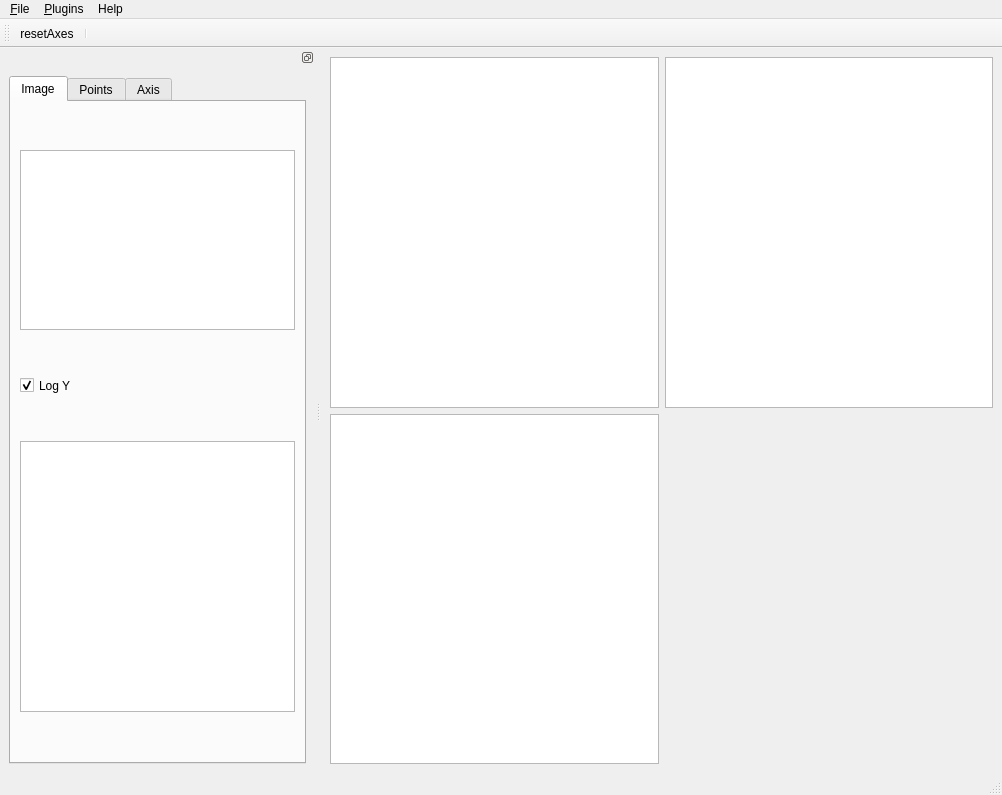
<?xml version="1.0" encoding="UTF-8"?>
<ui version="4.0">
 <class>lasagna_mainWindow</class>
 <widget class="QMainWindow" name="lasagna_mainWindow">
  <property name="geometry">
   <rect>
    <x>0</x>
    <y>0</y>
    <width>1002</width>
    <height>795</height>
   </rect>
  </property>
  <property name="sizePolicy">
   <sizepolicy hsizetype="Expanding" vsizetype="Expanding">
    <horstretch>0</horstretch>
    <verstretch>0</verstretch>
   </sizepolicy>
  </property>
  <property name="minimumSize">
   <size>
    <width>540</width>
    <height>540</height>
   </size>
  </property>
  <property name="windowTitle">
   <string>MainWindow</string>
  </property>
  <property name="windowIcon">
   <iconset>
    <normalon>:/icons/icons/lasagna_32.png</normalon>
   </iconset>
  </property>
  <widget class="QWidget" name="centralwidget">
   <layout class="QGridLayout" name="gridLayout">
    <item row="0" column="0">
     <widget class="PlotWidget" name="graphicsView_1">
      <property name="sizePolicy">
       <sizepolicy hsizetype="Ignored" vsizetype="Ignored">
        <horstretch>0</horstretch>
        <verstretch>0</verstretch>
       </sizepolicy>
      </property>
     </widget>
    </item>
    <item row="0" column="1">
     <widget class="PlotWidget" name="graphicsView_2">
      <property name="sizePolicy">
       <sizepolicy hsizetype="Ignored" vsizetype="Ignored">
        <horstretch>0</horstretch>
        <verstretch>0</verstretch>
       </sizepolicy>
      </property>
     </widget>
    </item>
    <item row="1" column="0">
     <widget class="PlotWidget" name="graphicsView_3">
      <property name="sizePolicy">
       <sizepolicy hsizetype="Ignored" vsizetype="Ignored">
        <horstretch>0</horstretch>
        <verstretch>0</verstretch>
       </sizepolicy>
      </property>
     </widget>
    </item>
   </layout>
  </widget>
  <widget class="QMenuBar" name="menuBar">
   <property name="geometry">
    <rect>
     <x>0</x>
     <y>0</y>
     <width>1002</width>
     <height>21</height>
    </rect>
   </property>
   <widget class="QMenu" name="menuFile">
    <property name="title">
     <string>&amp;File</string>
    </property>
    <widget class="QMenu" name="menuOpen_recent">
     <property name="title">
      <string>&amp;Open recent</string>
     </property>
    </widget>
    <widget class="QMenu" name="menuLoad_ingredient">
     <property name="title">
      <string>&amp;Load ingredient</string>
     </property>
     <addaction name="actionOpen"/>
    </widget>
    <addaction name="menuLoad_ingredient"/>
    <addaction name="menuOpen_recent"/>
    <addaction name="actionQuit"/>
   </widget>
   <widget class="QMenu" name="menuHelp">
    <property name="title">
     <string>Help</string>
    </property>
    <addaction name="actionAbout"/>
   </widget>
   <widget class="QMenu" name="menuPlugins">
    <property name="title">
     <string>&amp;Plugins</string>
    </property>
   </widget>
   <addaction name="menuFile"/>
   <addaction name="menuPlugins"/>
   <addaction name="menuHelp"/>
  </widget>
  <widget class="QDockWidget" name="mainDockWidget">
   <property name="minimumSize">
    <size>
     <width>315</width>
     <height>557</height>
    </size>
   </property>
   <property name="features">
    <set>QDockWidget::DockWidgetFloatable|QDockWidget::DockWidgetMovable</set>
   </property>
   <attribute name="dockWidgetArea">
    <number>1</number>
   </attribute>
   <widget class="QWidget" name="dockWidgetContents">
    <layout class="QVBoxLayout" name="verticalLayout_2">
     <item>
      <widget class="QTabWidget" name="tabWidget">
       <property name="currentIndex">
        <number>0</number>
       </property>
       <widget class="QWidget" name="imageSettingsTab">
        <attribute name="title">
         <string>Image</string>
        </attribute>
        <layout class="QVBoxLayout" name="verticalLayout_3">
         <item>
          <widget class="PlotWidget" name="intensityHistogram">
           <property name="sizePolicy">
            <sizepolicy hsizetype="Expanding" vsizetype="Fixed">
             <horstretch>0</horstretch>
             <verstretch>0</verstretch>
            </sizepolicy>
           </property>
           <property name="minimumSize">
            <size>
             <width>0</width>
             <height>180</height>
            </size>
           </property>
           <property name="maximumSize">
            <size>
             <width>16777215</width>
             <height>180</height>
            </size>
           </property>
          </widget>
         </item>
         <item>
          <widget class="QCheckBox" name="logYcheckBox">
           <property name="sizePolicy">
            <sizepolicy hsizetype="Fixed" vsizetype="Fixed">
             <horstretch>0</horstretch>
             <verstretch>0</verstretch>
            </sizepolicy>
           </property>
           <property name="maximumSize">
            <size>
             <width>16777215</width>
             <height>21</height>
            </size>
           </property>
           <property name="text">
            <string>Log Y</string>
           </property>
           <property name="checked">
            <bool>true</bool>
           </property>
          </widget>
         </item>
         <item>
          <widget class="QTreeView" name="imageStackLayers_TreeView">
           <property name="sizePolicy">
            <sizepolicy hsizetype="Expanding" vsizetype="Fixed">
             <horstretch>0</horstretch>
             <verstretch>0</verstretch>
            </sizepolicy>
           </property>
           <property name="minimumSize">
            <size>
             <width>0</width>
             <height>271</height>
            </size>
           </property>
           <property name="rootIsDecorated">
            <bool>false</bool>
           </property>
          </widget>
         </item>
        </layout>
       </widget>
       <widget class="QWidget" name="pointsSettingsTab">
        <attribute name="title">
         <string>Points</string>
        </attribute>
        <layout class="QVBoxLayout" name="verticalLayout_4">
         <item>
          <widget class="QTreeView" name="points_TreeView">
           <property name="sizePolicy">
            <sizepolicy hsizetype="Expanding" vsizetype="Fixed">
             <horstretch>0</horstretch>
             <verstretch>0</verstretch>
            </sizepolicy>
           </property>
           <property name="minimumSize">
            <size>
             <width>0</width>
             <height>281</height>
            </size>
           </property>
           <property name="maximumSize">
            <size>
             <width>16777215</width>
             <height>330</height>
            </size>
           </property>
          </widget>
         </item>
         <item>
          <layout class="QHBoxLayout" name="horizontalLayout_4">
           <item>
            <widget class="QLabel" name="labelMarker">
             <property name="sizePolicy">
              <sizepolicy hsizetype="Fixed" vsizetype="Fixed">
               <horstretch>0</horstretch>
               <verstretch>0</verstretch>
              </sizepolicy>
             </property>
             <property name="maximumSize">
              <size>
               <width>42</width>
               <height>24</height>
              </size>
             </property>
             <property name="text">
              <string>Marker</string>
             </property>
            </widget>
           </item>
           <item>
            <widget class="QComboBox" name="marker_comboBox">
             <property name="sizePolicy">
              <sizepolicy hsizetype="Fixed" vsizetype="Fixed">
               <horstretch>0</horstretch>
               <verstretch>0</verstretch>
              </sizepolicy>
             </property>
             <property name="maximumSize">
              <size>
               <width>85</width>
               <height>24</height>
              </size>
             </property>
            </widget>
           </item>
          </layout>
         </item>
         <item>
          <widget class="QGroupBox" name="groupBoxAxisRatio_2">
           <property name="sizePolicy">
            <sizepolicy hsizetype="Fixed" vsizetype="Fixed">
             <horstretch>0</horstretch>
             <verstretch>0</verstretch>
            </sizepolicy>
           </property>
           <property name="minimumSize">
            <size>
             <width>131</width>
             <height>131</height>
            </size>
           </property>
           <property name="maximumSize">
            <size>
             <width>131</width>
             <height>16777215</height>
            </size>
           </property>
           <property name="title">
            <string>z-spread</string>
           </property>
           <widget class="QWidget" name="layoutWidget">
            <property name="geometry">
             <rect>
              <x>11</x>
              <y>30</y>
              <width>106</width>
              <height>25</height>
             </rect>
            </property>
            <layout class="QHBoxLayout" name="horizontalLayout_5">
             <item>
              <widget class="QLabel" name="axisRatioLabel_4">
               <property name="sizePolicy">
                <sizepolicy hsizetype="Fixed" vsizetype="Fixed">
                 <horstretch>0</horstretch>
                 <verstretch>0</verstretch>
                </sizepolicy>
               </property>
               <property name="minimumSize">
                <size>
                 <width>45</width>
                 <height>16</height>
                </size>
               </property>
               <property name="maximumSize">
                <size>
                 <width>45</width>
                 <height>16</height>
                </size>
               </property>
               <property name="layoutDirection">
                <enum>Qt::LeftToRight</enum>
               </property>
               <property name="text">
                <string>View 1</string>
               </property>
               <property name="alignment">
                <set>Qt::AlignRight|Qt::AlignTrailing|Qt::AlignVCenter</set>
               </property>
              </widget>
             </item>
             <item>
              <widget class="QSpinBox" name="view1Z_spinBox">
               <property name="sizePolicy">
                <sizepolicy hsizetype="Fixed" vsizetype="Fixed">
                 <horstretch>0</horstretch>
                 <verstretch>0</verstretch>
                </sizepolicy>
               </property>
               <property name="minimum">
                <number>1</number>
               </property>
               <property name="maximum">
                <number>99</number>
               </property>
              </widget>
             </item>
            </layout>
           </widget>
           <widget class="QWidget" name="layoutWidget">
            <property name="geometry">
             <rect>
              <x>11</x>
              <y>60</y>
              <width>106</width>
              <height>25</height>
             </rect>
            </property>
            <layout class="QHBoxLayout" name="horizontalLayout_6">
             <item>
              <widget class="QLabel" name="axisRatioLabel_5">
               <property name="sizePolicy">
                <sizepolicy hsizetype="Fixed" vsizetype="Fixed">
                 <horstretch>0</horstretch>
                 <verstretch>0</verstretch>
                </sizepolicy>
               </property>
               <property name="minimumSize">
                <size>
                 <width>45</width>
                 <height>16</height>
                </size>
               </property>
               <property name="maximumSize">
                <size>
                 <width>45</width>
                 <height>16</height>
                </size>
               </property>
               <property name="text">
                <string>View 2</string>
               </property>
               <property name="alignment">
                <set>Qt::AlignRight|Qt::AlignTrailing|Qt::AlignVCenter</set>
               </property>
              </widget>
             </item>
             <item>
              <widget class="QSpinBox" name="view2Z_spinBox">
               <property name="minimum">
                <number>1</number>
               </property>
              </widget>
             </item>
            </layout>
           </widget>
           <widget class="QWidget" name="layoutWidget">
            <property name="geometry">
             <rect>
              <x>11</x>
              <y>90</y>
              <width>106</width>
              <height>25</height>
             </rect>
            </property>
            <layout class="QHBoxLayout" name="horizontalLayout_7">
             <item>
              <widget class="QLabel" name="axisRatioLabel_6">
               <property name="sizePolicy">
                <sizepolicy hsizetype="Fixed" vsizetype="Fixed">
                 <horstretch>0</horstretch>
                 <verstretch>0</verstretch>
                </sizepolicy>
               </property>
               <property name="minimumSize">
                <size>
                 <width>45</width>
                 <height>16</height>
                </size>
               </property>
               <property name="maximumSize">
                <size>
                 <width>45</width>
                 <height>16</height>
                </size>
               </property>
               <property name="text">
                <string>View 3</string>
               </property>
               <property name="alignment">
                <set>Qt::AlignRight|Qt::AlignTrailing|Qt::AlignVCenter</set>
               </property>
              </widget>
             </item>
             <item>
              <widget class="QSpinBox" name="view3Z_spinBox">
               <property name="minimum">
                <number>1</number>
               </property>
              </widget>
             </item>
            </layout>
           </widget>
          </widget>
         </item>
         <item>
          <spacer name="verticalSpacer">
           <property name="orientation">
            <enum>Qt::Vertical</enum>
           </property>
           <property name="sizeHint" stdset="0">
            <size>
             <width>20</width>
             <height>200</height>
            </size>
           </property>
          </spacer>
         </item>
        </layout>
       </widget>
       <widget class="QWidget" name="axisSetingsTab">
        <attribute name="title">
         <string>Axis</string>
        </attribute>
        <widget class="QGroupBox" name="groupBoxAxisRatio">
         <property name="geometry">
          <rect>
           <x>10</x>
           <y>10</y>
           <width>131</width>
           <height>121</height>
          </rect>
         </property>
         <property name="title">
          <string>Axis ratios</string>
         </property>
         <widget class="QWidget" name="layoutWidget">
          <property name="geometry">
           <rect>
            <x>10</x>
            <y>30</y>
            <width>110</width>
            <height>22</height>
           </rect>
          </property>
          <layout class="QHBoxLayout" name="horizontalLayout">
           <item>
            <widget class="QLabel" name="axisRatioLabel_1">
             <property name="sizePolicy">
              <sizepolicy hsizetype="Fixed" vsizetype="Fixed">
               <horstretch>0</horstretch>
               <verstretch>0</verstretch>
              </sizepolicy>
             </property>
             <property name="minimumSize">
              <size>
               <width>71</width>
               <height>16</height>
              </size>
             </property>
             <property name="maximumSize">
              <size>
               <width>71</width>
               <height>16</height>
              </size>
             </property>
             <property name="layoutDirection">
              <enum>Qt::LeftToRight</enum>
             </property>
             <property name="text">
              <string>View 1</string>
             </property>
             <property name="alignment">
              <set>Qt::AlignRight|Qt::AlignTrailing|Qt::AlignVCenter</set>
             </property>
            </widget>
           </item>
           <item>
            <widget class="QLineEdit" name="axisRatioLineEdit_1">
             <property name="sizePolicy">
              <sizepolicy hsizetype="Fixed" vsizetype="Fixed">
               <horstretch>0</horstretch>
               <verstretch>0</verstretch>
              </sizepolicy>
             </property>
             <property name="maximumSize">
              <size>
               <width>31</width>
               <height>20</height>
              </size>
             </property>
             <property name="inputMethodHints">
              <set>Qt::ImhPreferNumbers</set>
             </property>
             <property name="text">
              <string>1</string>
             </property>
            </widget>
           </item>
          </layout>
         </widget>
         <widget class="QWidget" name="layoutWidget">
          <property name="geometry">
           <rect>
            <x>10</x>
            <y>50</y>
            <width>110</width>
            <height>22</height>
           </rect>
          </property>
          <layout class="QHBoxLayout" name="horizontalLayout_2">
           <item>
            <widget class="QLabel" name="axisRatioLabel_2">
             <property name="sizePolicy">
              <sizepolicy hsizetype="Fixed" vsizetype="Fixed">
               <horstretch>0</horstretch>
               <verstretch>0</verstretch>
              </sizepolicy>
             </property>
             <property name="minimumSize">
              <size>
               <width>71</width>
               <height>16</height>
              </size>
             </property>
             <property name="maximumSize">
              <size>
               <width>71</width>
               <height>16</height>
              </size>
             </property>
             <property name="text">
              <string>View 2</string>
             </property>
             <property name="alignment">
              <set>Qt::AlignRight|Qt::AlignTrailing|Qt::AlignVCenter</set>
             </property>
            </widget>
           </item>
           <item>
            <widget class="QLineEdit" name="axisRatioLineEdit_2">
             <property name="sizePolicy">
              <sizepolicy hsizetype="Fixed" vsizetype="Fixed">
               <horstretch>0</horstretch>
               <verstretch>0</verstretch>
              </sizepolicy>
             </property>
             <property name="maximumSize">
              <size>
               <width>31</width>
               <height>20</height>
              </size>
             </property>
             <property name="inputMethodHints">
              <set>Qt::ImhPreferNumbers</set>
             </property>
             <property name="text">
              <string>2</string>
             </property>
            </widget>
           </item>
          </layout>
         </widget>
         <widget class="QWidget" name="layoutWidget">
          <property name="geometry">
           <rect>
            <x>10</x>
            <y>70</y>
            <width>110</width>
            <height>22</height>
           </rect>
          </property>
          <layout class="QHBoxLayout" name="horizontalLayout_3">
           <item>
            <widget class="QLabel" name="axisRatioLabel_3">
             <property name="sizePolicy">
              <sizepolicy hsizetype="Fixed" vsizetype="Fixed">
               <horstretch>0</horstretch>
               <verstretch>0</verstretch>
              </sizepolicy>
             </property>
             <property name="minimumSize">
              <size>
               <width>71</width>
               <height>16</height>
              </size>
             </property>
             <property name="maximumSize">
              <size>
               <width>71</width>
               <height>16</height>
              </size>
             </property>
             <property name="text">
              <string>View 3</string>
             </property>
             <property name="alignment">
              <set>Qt::AlignRight|Qt::AlignTrailing|Qt::AlignVCenter</set>
             </property>
            </widget>
           </item>
           <item>
            <widget class="QLineEdit" name="axisRatioLineEdit_3">
             <property name="sizePolicy">
              <sizepolicy hsizetype="Fixed" vsizetype="Fixed">
               <horstretch>0</horstretch>
               <verstretch>0</verstretch>
              </sizepolicy>
             </property>
             <property name="maximumSize">
              <size>
               <width>31</width>
               <height>20</height>
              </size>
             </property>
             <property name="inputMethodHints">
              <set>Qt::ImhPreferNumbers</set>
             </property>
             <property name="text">
              <string>0.5</string>
             </property>
            </widget>
           </item>
          </layout>
         </widget>
        </widget>
        <widget class="QGroupBox" name="groupBoxFlip">
         <property name="enabled">
          <bool>true</bool>
         </property>
         <property name="geometry">
          <rect>
           <x>150</x>
           <y>10</y>
           <width>81</width>
           <height>121</height>
          </rect>
         </property>
         <property name="toolTip">
          <string/>
         </property>
         <property name="title">
          <string>Flip Stacks</string>
         </property>
         <widget class="QWidget" name="layoutWidget">
          <property name="geometry">
           <rect>
            <x>20</x>
            <y>20</y>
            <width>43</width>
            <height>83</height>
           </rect>
          </property>
          <layout class="QVBoxLayout" name="verticalLayout">
           <item>
            <widget class="QPushButton" name="pushButton_FlipView1">
             <property name="sizePolicy">
              <sizepolicy hsizetype="Fixed" vsizetype="Fixed">
               <horstretch>0</horstretch>
               <verstretch>0</verstretch>
              </sizepolicy>
             </property>
             <property name="maximumSize">
              <size>
               <width>41</width>
               <height>16777215</height>
              </size>
             </property>
             <property name="font">
              <font>
               <pointsize>7</pointsize>
              </font>
             </property>
             <property name="text">
              <string>View 1</string>
             </property>
             <property name="checkable">
              <bool>true</bool>
             </property>
            </widget>
           </item>
           <item>
            <widget class="QPushButton" name="pushButton_FlipView2">
             <property name="sizePolicy">
              <sizepolicy hsizetype="Fixed" vsizetype="Fixed">
               <horstretch>0</horstretch>
               <verstretch>0</verstretch>
              </sizepolicy>
             </property>
             <property name="maximumSize">
              <size>
               <width>41</width>
               <height>16777215</height>
              </size>
             </property>
             <property name="font">
              <font>
               <pointsize>7</pointsize>
              </font>
             </property>
             <property name="text">
              <string>View 2</string>
             </property>
             <property name="checkable">
              <bool>true</bool>
             </property>
            </widget>
           </item>
           <item>
            <widget class="QPushButton" name="pushButton_FlipView3">
             <property name="sizePolicy">
              <sizepolicy hsizetype="Fixed" vsizetype="Fixed">
               <horstretch>0</horstretch>
               <verstretch>0</verstretch>
              </sizepolicy>
             </property>
             <property name="maximumSize">
              <size>
               <width>41</width>
               <height>16777215</height>
              </size>
             </property>
             <property name="font">
              <font>
               <pointsize>7</pointsize>
              </font>
             </property>
             <property name="text">
              <string>View 3</string>
             </property>
             <property name="checkable">
              <bool>true</bool>
             </property>
            </widget>
           </item>
          </layout>
         </widget>
        </widget>
       </widget>
      </widget>
     </item>
    </layout>
   </widget>
  </widget>
  <widget class="QToolBar" name="toolBar">
   <property name="windowTitle">
    <string>toolBar</string>
   </property>
   <attribute name="toolBarArea">
    <enum>TopToolBarArea</enum>
   </attribute>
   <attribute name="toolBarBreak">
    <bool>false</bool>
   </attribute>
   <addaction name="actionResetAxes"/>
   <addaction name="separator"/>
  </widget>
  <widget class="QStatusBar" name="statusBar"/>
  <action name="actionOpen">
   <property name="icon">
    <iconset>
     <normalon>:/actions/icons/document-open.png</normalon>
    </iconset>
   </property>
   <property name="text">
    <string>&amp;New base stack</string>
   </property>
  </action>
  <action name="actionAbout">
   <property name="text">
    <string>About</string>
   </property>
  </action>
  <action name="actionQuit">
   <property name="icon">
    <iconset>
     <normalon>:/actions/icons/window-close.png</normalon>
    </iconset>
   </property>
   <property name="text">
    <string>&amp;Quit</string>
   </property>
  </action>
  <action name="action_ARA_Explorer">
   <property name="checkable">
    <bool>true</bool>
   </property>
   <property name="text">
    <string>&amp;ARA Explorer</string>
   </property>
  </action>
  <action name="actionResetAxes">
   <property name="icon">
    <iconset>
     <normalon>:/actions/icons/edit-redo.png</normalon>
    </iconset>
   </property>
   <property name="text">
    <string>resetAxes</string>
   </property>
   <property name="toolTip">
    <string>reset axes</string>
   </property>
   <property name="shortcut">
    <string>Ctrl+R</string>
   </property>
  </action>
  <action name="actionLoadOverlay">
   <property name="enabled">
    <bool>false</bool>
   </property>
   <property name="icon">
    <iconset resource="mainWindow.qrc">
     <normaloff>:/actions/icons/overlay.png</normaloff>:/actions/icons/overlay.png</iconset>
   </property>
   <property name="text">
    <string>&amp;Load overlay</string>
   </property>
   <property name="shortcut">
    <string/>
   </property>
  </action>
  <action name="actionRemoveOverlay">
   <property name="enabled">
    <bool>false</bool>
   </property>
   <property name="icon">
    <iconset resource="mainWindow.qrc">
     <normaloff>:/actions/icons/removeoverlay.png</normaloff>:/actions/icons/removeoverlay.png</iconset>
   </property>
   <property name="text">
    <string>removeOverlay</string>
   </property>
   <property name="toolTip">
    <string>removeOverlay</string>
   </property>
  </action>
  <action name="actionNone">
   <property name="text">
    <string>none</string>
   </property>
  </action>
  <action name="actionOpen_2">
   <property name="text">
    <string>Open</string>
   </property>
  </action>
 </widget>
 <customwidgets>
  <customwidget>
   <class>PlotWidget</class>
   <extends>QGraphicsView</extends>
   <header>pyqtgraph</header>
  </customwidget>
 </customwidgets>
 <resources>
  <include location="mainWindow.qrc"/>
 </resources>
 <connections/>
</ui>
